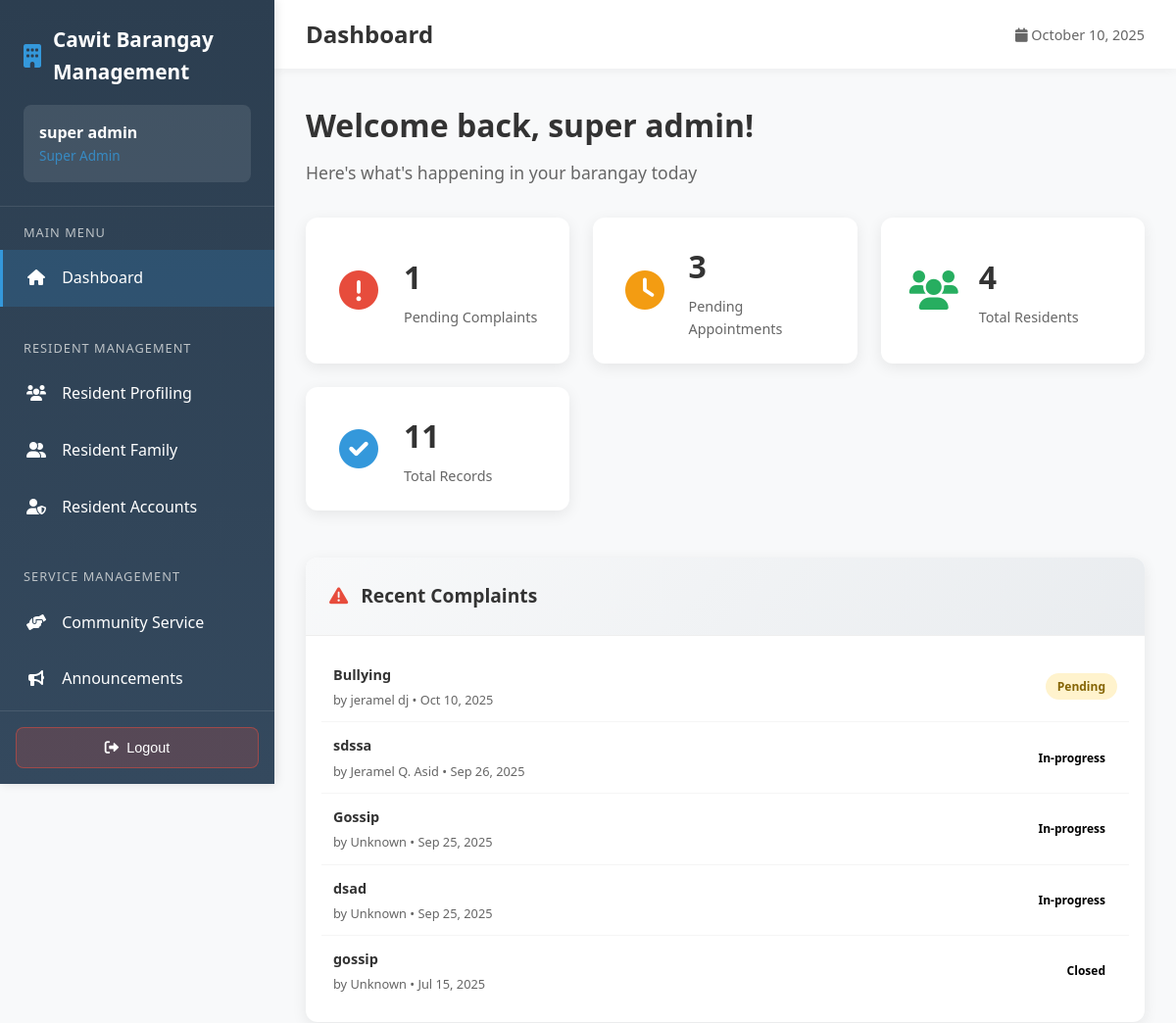
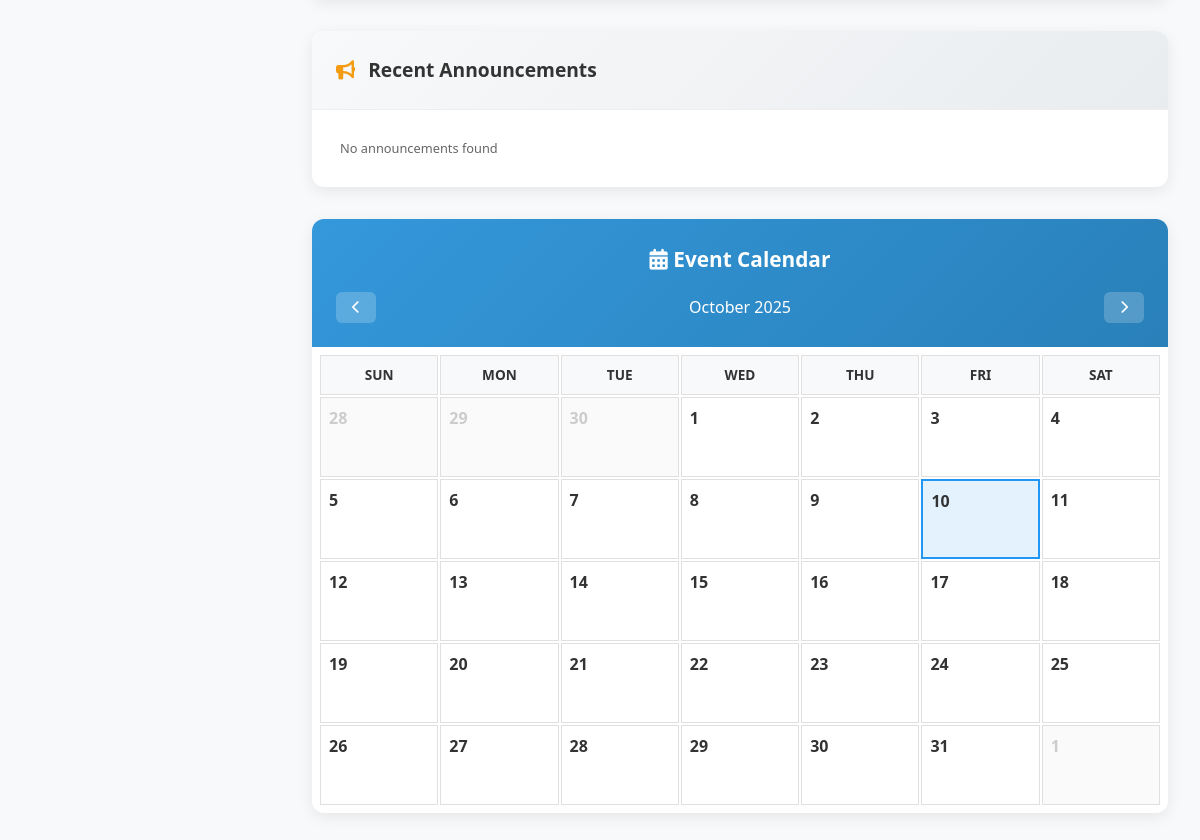
The page /employee/admin/dashboard.php (signed in) on the database its author committed (2 pictures, top to bottom).
### tables this page shows
CREATE TABLE `complaints` (
  `id` int(11) NOT NULL,
  `nature_of_complaint` varchar(255) DEFAULT NULL,
  `description` text NOT NULL,
  `priority` enum('low','medium','high') NOT NULL DEFAULT 'medium',
  `status` enum('pending','in-progress','resolved','closed') NOT NULL DEFAULT 'pending',
  `resident_id` int(11) DEFAULT NULL,
  `complainant_name` varchar(255) DEFAULT NULL,
  `complainant_contact` varchar(20) DEFAULT NULL,
  `created_at` timestamp NOT NULL DEFAULT current_timestamp(),
  `updated_at` timestamp NOT NULL DEFAULT current_timestamp() ON UPDATE current_timestamp(),
  `defendant_resident_id` int(11) DEFAULT NULL,
  `defendant_name` varchar(255) DEFAULT NULL,
  `defendant_contact` varchar(20) DEFAULT NULL,
  `resolution` text DEFAULT NULL,
  `mediation_date` date DEFAULT NULL
);

CREATE TABLE `residents` (
  `id` int(11) NOT NULL,
  `first_name` varchar(100) NOT NULL,
  `middle_initial` varchar(1) DEFAULT NULL,
  `last_name` varchar(100) NOT NULL,
  `full_name` varchar(255) DEFAULT NULL,
  `suffix` varchar(50) DEFAULT NULL,
  `age` int(11) NOT NULL,
  `contact_number` varchar(20) NOT NULL,
  `zone` enum('Zone 1A','Zone 1B','Zone 2A','Zone 2B','Zone 3A','Zone 3B','Zone 4A','Zone 4B','Zone 5A','Zone 5B','Zone 6A','Zone 6B','Zone 7A','Zone 7B') NOT NULL DEFAULT 'Zone 1A',
  `email` varchar(100) DEFAULT NULL,
  `created_at` timestamp NOT NULL DEFAULT current_timestamp(),
  `updated_at` timestamp NOT NULL DEFAULT current_timestamp() ON UPDATE current_timestamp(),
  `photo_path` varchar(255) DEFAULT NULL,
  `face_descriptor` text DEFAULT NULL,
  `face_embedding` text DEFAULT NULL,
  `face_photo` longtext DEFAULT NULL,
  `liveness_verified` tinyint(1) DEFAULT 0,
  `total_volunteer_hours` decimal(6,1) DEFAULT 0.0,
  `total_volunteer_events` int(11) DEFAULT 0,
  `last_volunteer_date` date DEFAULT NULL,
  `volunteer_status` enum('inactive','active','outstanding') DEFAULT 'inactive',
  `status` varchar(20) NOT NULL DEFAULT 'active'
);

### employee/admin/dashboard.php (the view, shortened to what this page needs)
<?php
require_once '../../config.php';
$stats = [];
$complaint_query = "SELECT COUNT(*) as total FROM complaints";
$result = mysqli_query($connection, $complaint_query);
$stats['total_complaints'] = mysqli_fetch_assoc($result)['total'];
$pending_complaint_query = "SELECT COUNT(*) as pending FROM complaints WHERE status = 'pending'";
$result = mysqli_query($connection, $pending_complaint_query);
$stats['pending_complaints'] = mysqli_fetch_assoc($result)['pending'];
$appointment_query = "SELECT COUNT(*) as total FROM appointments";
$result = mysqli_query($connection, $appointment_query);
$stats['total_appointments'] = mysqli_fetch_assoc($result)['total'];
$pending_appointment_query = "SELECT COUNT(*) as pending FROM appointments WHERE status = 'pending'";
$result = mysqli_query($connection, $pending_appointment_query);
$stats['pending_appointments'] = mysqli_fetch_assoc($result)['pending'];
$residents_query = "SELECT COUNT(*) as total FROM residents";
$result = mysqli_query($connection, $residents_query);
$stats['total_residents'] = mysqli_fetch_assoc($result)['total'];
$recent_complaints_query = "SELECT c.*, r.full_name FROM complaints c
                          LEFT JOIN residents r ON c.resident_id = r.id
                          ORDER BY c.created_at DESC LIMIT 5";
$recent_complaints = mysqli_query($connection, $recent_complaints_query);
$recent_announcements_query = "SELECT a.*, u.full_name as created_by_name
                              FROM announcements a
                              LEFT JOIN users u ON a.created_by = u.id
                              WHERE a.status = 'active'
                              AND (a.expiry_date IS NULL OR a.expiry_date >= CURDATE())
                              ORDER BY a.created_at DESC
                              LIMIT 5";
$recent_announcements = mysqli_query($connection, $recent_announcements_query);
?>
<!DOCTYPE html>
<html lang="en">
<head>
    <link href="https://cdnjs.cloudflare.com/ajax/libs/font-awesome/6.0.0/css/all.min.css" rel="stylesheet">
</head>
<body>
    <nav class="sidebar" id="sidebar">
        <div class="sidebar-header">
            <div class="sidebar-brand">
                <i class="fas fa-building"></i>
                Cawit Barangay Management
            </div>
            <div class="user-info">
                <div class="user-name"><?php echo $_SESSION['full_name']; ?></div>
                <div class="user-role">Super Admin</div>
            </div>
        </div>
        <div class="sidebar-nav">
            <div class="nav-section">
                <div class="nav-section-title">Main Menu</div>
                <a href="dashboard.php" class="nav-item active">
                    <i class="fas fa-home"></i>
                    Dashboard
                </a>
            </div>
            <div class="nav-section">
                <div class="nav-section-title">Resident Management</div>
                <a href="resident-profiling.php" class="nav-item">
                    <i class="fas fa-users"></i>
                    Resident Profiling
                </a>
                <a href="resident_family.php" class="nav-item">
                    <i class="fas fa-user-friends"></i>
                    Resident Family
                </a>
                <a href="resident_account.php" class="nav-item">
					<i class="fas fa-user-shield"></i>
					Resident Accounts
				</a>
            </div>
            <div class="nav-section">
                <div class="nav-section-title">Service Management</div>
                <a href="community_service.php" class="nav-item">
                    <i class="fas fa-hands-helping"></i>
                    Community Service
                </a>
                <a href="announcements.php" class="nav-item">
                    <i class="fas fa-bullhorn"></i>
                    Announcements
                </a>
                <a href="complaints.php" class="nav-item">
                </a>
            </div>
        </div>
        <div class="logout-section">
            <form action="../logout.php" method="POST" id="logoutForm" style="width: 100%;">
                <button type="button" class="logout-btn" onclick="handleLogout()">
                    <i class="fas fa-sign-out-alt"></i>
                    Logout
                </button>
            </form>
        </div>
    </nav>
    <div class="main-content">
        <div class="top-bar">
            <h1 class="page-title">Dashboard</h1>
            <div style="display: flex; align-items: center; gap: 1rem;">
                <span style="color: #666; font-size: 0.9rem;">
                    <i class="fas fa-calendar"></i> <?php echo date('F j, Y'); ?>
                </span>
            </div>
        </div>
        <div class="content-area">
            <div class="dashboard-header">
                <h1 class="dashboard-title">Welcome back, <?php echo $_SESSION['full_name']; ?>!</h1>
                <p class="dashboard-subtitle">Here's what's happening in your barangay today</p>
            </div>
            <div class="stats-grid">
                <div class="stat-card">
                    <div class="stat-icon" style="color: #e74c3c;">
                        <i class="fas fa-exclamation-circle"></i>
                    </div>
                    <div class="stat-content">
                        <h3><?php echo $stats['pending_complaints']; ?></h3>
                        <p>Pending Complaints</p>
                    </div>
                </div>
                <div class="stat-card">
                    <div class="stat-icon" style="color: #f39c12;">
                        <i class="fas fa-clock"></i>
                    </div>
                    <div class="stat-content">
                        <h3><?php echo $stats['pending_appointments']; ?></h3>
                        <p>Pending Appointments</p>
                    </div>
                </div>
                <div class="stat-card">
                    <div class="stat-icon" style="color: #27ae60;">
                        <i class="fas fa-users"></i>
                    </div>
                    <div class="stat-content">
                        <h3><?php echo $stats['total_residents']; ?></h3>
                        <p>Total Residents</p>
                    </div>
                </div>
                <div class="stat-card">
                    <div class="stat-icon" style="color: #3498db;">
                        <i class="fas fa-check-circle"></i>
                    </div>
                    <div class="stat-content">
                        <h3><?php echo $stats['total_complaints'] + $stats['total_appointments']; ?></h3>
                        <p>Total Records</p>
                    </div>
                </div>
            </div>
            <div class="dashboard-layout">
                <div class="left-section">
                    <div class="recent-activities">
                        <div class="recent-card">
                            <div class="recent-header">
                                <h3 class="recent-title">
                                    <i class="fas fa-exclamation-triangle" style="color: #e74c3c; margin-right: 0.5rem;"></i>
                                    Recent Complaints
                                </h3>
                            </div>
                            <div class="recent-list">
                                <?php if (mysqli_num_rows($recent_complaints) > 0): ?>
                                    <?php while ($complaint = mysqli_fetch_assoc($recent_complaints)): ?>
                                        <div class="recent-item">
                                            <div class="recent-info">
                                                <h4><?php echo htmlspecialchars($complaint['nature_of_complaint']); ?></h4>
                                                <p>by <?php echo htmlspecialchars($complaint['full_name'] ?? 'Unknown'); ?> • <?php echo date('M j, Y', strtotime($complaint['created_at'])); ?></p>
                                            </div>
                                            <span class="status-badge status-<?php echo $complaint['status']; ?>">
                                                <?php echo ucfirst($complaint['status']); ?>
                                            </span>
                                        </div>
                                    <?php endwhile; ?>
                                <?php endif; ?>
                            </div>
                        </div>
                        <div class="recent-card">
                            <div class="recent-header">
                                <h3 class="recent-title">
                                    <i class="fas fa-bullhorn" style="color: #f39c12; margin-right: 0.5rem;"></i>
                                    Recent Announcements
                                </h3>
                            </div>
                            <div class="recent-list">
                                <?php if (mysqli_num_rows($recent_announcements) > 0): ?>
                                    <?php while ($announcement = mysqli_fetch_assoc($recent_announcements)): ?>
                                        <div class="recent-item">
                                            <div class="recent-info">
                                                <h4><?php echo htmlspecialchars($announcement['title']); ?></h4>
                                                <p>by <?php echo htmlspecialchars($announcement['created_by_name'] ?? 'Unknown'); ?> • <?php echo date('M j, Y', strtotime($announcement['created_at'])); ?></p>
                                            </div>
                                        </div>
                                    <?php endwhile; ?>
                                <?php else: ?>
                                    <div class="recent-item">
                                        <div class="recent-info">
                                            <p style="text-align: center; color: #666;">No announcements found</p>
                                        </div>
                                    </div>
                                <?php endif; ?>
                            </div>
                        </div>
                    </div>
                </div>
                <div class="right-section">
                    <div class="calendar-widget">
                        <div class="calendar-header">
                            <div class="calendar-title">
                                <i class="fas fa-calendar-alt"></i>
                                Event Calendar
                            </div>
                            <div class="calendar-nav">
                                <button onclick="previousMonth()" id="prevMonth">
                                    <i class="fas fa-chevron-left"></i>
                                </button>
                                <span id="currentMonth"></span>
                                <button onclick="nextMonth()" id="nextMonth">
                                    <i class="fas fa-chevron-right"></i>
                                </button>
                            </div>
                        </div>
                        <div class="calendar-grid">
                            <div class="calendar-days-header">
                                <div class="calendar-day-header">SUN</div>
                                <div class="calendar-day-header">MON</div>
                                <div class="calendar-day-header">TUE</div>
                                <div class="calendar-day-header">WED</div>
                                <div class="calendar-day-header">THU</div>
                                <div class="calendar-day-header">FRI</div>
                                <div class="calendar-day-header">SAT</div>
                            </div>
                            <div class="calendar-days-grid" id="calendarDays"></div>
                        </div>
                    </div>
                </div>
            </div>
        </div>
    </div>
</body>
</html>

### rows shown on the page
complaints: nature_of_complaint "Bullying", resident.full_name "jeramel dj", created_at "Oct 10, 2025", status "Pending"
complaints: nature_of_complaint "sdssa", resident.full_name "Jeramel Q. Asid", created_at "Sep 26, 2025", status "In-progress"
complaints: nature_of_complaint "Gossip", full_name "Unknown", created_at "Sep 25, 2025", status "In-progress"
complaints: nature_of_complaint "dsad", full_name "Unknown", created_at "Sep 25, 2025", status "In-progress"
complaints: nature_of_complaint "gossip", full_name "Unknown", created_at "Jul 15, 2025", status "Closed"

### other values the page prints
$_SESSION['full_name'] "super admin"
$stats['pending_complaints'] "1"
$stats['pending_appointments'] "3"
$stats['total_residents'] "4"
$stats['total_complaints'] + $stats['total_appointments'] "11"
